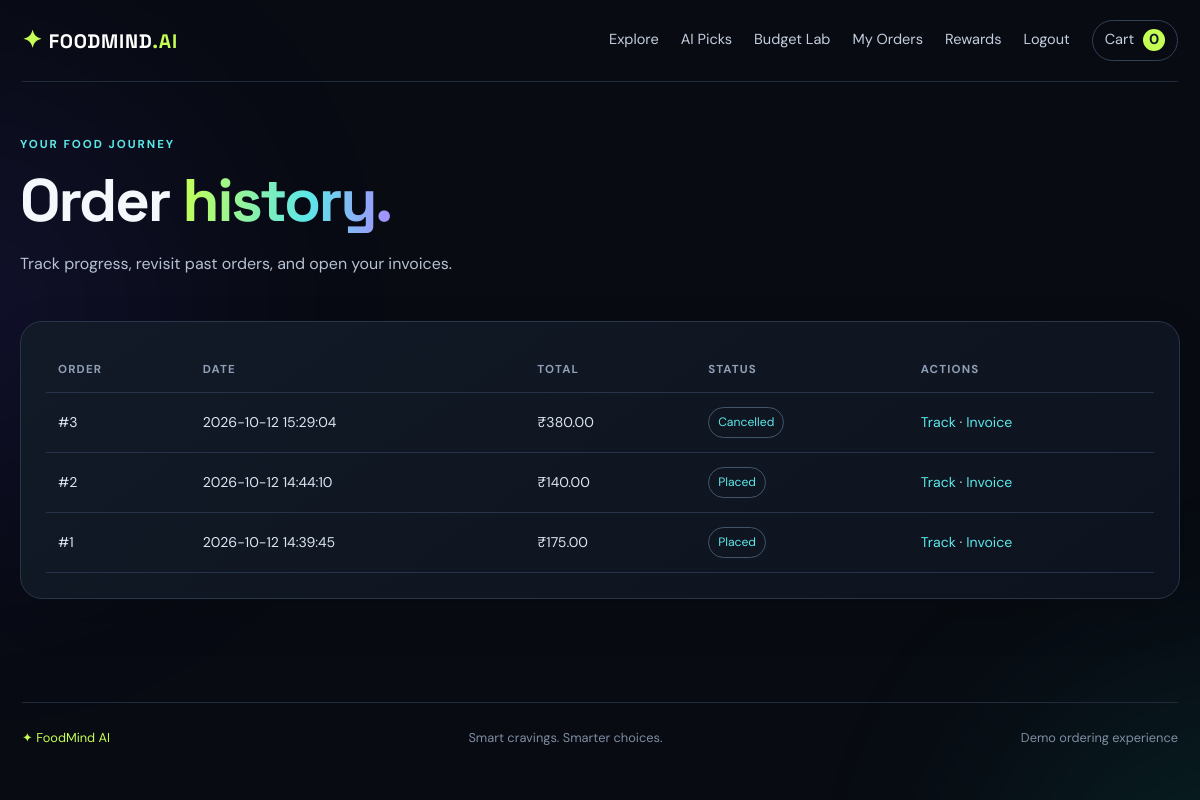
Page /orders (signed in) on the committed database.
### tables this page shows
CREATE TABLE orders (
          id INTEGER PRIMARY KEY AUTOINCREMENT, user_id INTEGER NOT NULL,
          customer_name TEXT NOT NULL, phone TEXT NOT NULL, address TEXT NOT NULL,
          total REAL NOT NULL, status TEXT NOT NULL DEFAULT 'Placed',
          created_at TEXT NOT NULL DEFAULT CURRENT_TIMESTAMP,
          coupon TEXT NOT NULL DEFAULT '', discount REAL NOT NULL DEFAULT 0,
          points_earned INTEGER NOT NULL DEFAULT 0,
          FOREIGN KEY(user_id) REFERENCES users(id)
        );

### app.py (the view)
@app.route("/orders")
@login_required
def orders():
    with get_db() as db:
        rows=db.execute("SELECT * FROM orders WHERE user_id=? ORDER BY id DESC",(session["user_id"],)).fetchall()
    return render_template("orders.html",orders=rows)

### app.py (called while the page is built)
def get_db():
    conn = sqlite3.connect(DB_PATH, timeout=20)
    conn.row_factory = sqlite3.Row
    conn.execute("PRAGMA foreign_keys=ON")
    return conn

def login_required(fn):
    @wraps(fn)
    def wrapped(*a,**kw):
        if not session.get("user_id"):
            flash("Please sign in to continue.","info")
            return redirect(url_for("login", next=request.path))
        return fn(*a,**kw)
    return wrapped

@app.context_processor
def globals_for_templates():
    cart = session.get("cart", {})
    return {"cart_count":sum(int(v) for v in cart.values()), "current_user":session.get("user_name")}

### templates/orders.html
{% extends "base.html" %}{% block title %}Order history — FoodMind AI{% endblock %}{% block content %}<div class="page-head"><div class="eyebrow">YOUR FOOD JOURNEY</div><h1>Order <span class="gradient-text">history.</span></h1><p>Track progress, revisit past orders, and open your invoices.</p></div>{% if orders %}<div class="panel table-wrap"><table><thead><tr><th>Order</th><th>Date</th><th>Total</th><th>Status</th><th>Actions</th></tr></thead><tbody>{% for o in orders %}<tr><td>#{{ o.id }}</td><td>{{ o.created_at }}</td><td>₹{{ '%.2f'|format(o.total) }}</td><td><span class="status">{{ o.status }}</span></td><td><a href="{{ url_for('order_detail',order_id=o.id) }}">Track</a> · <a href="{{ url_for('invoice',order_id=o.id) }}">Invoice</a></td></tr>{% endfor %}</tbody></table></div>{% else %}<div class="empty panel"><div>📦</div><h2>No orders yet</h2><a class="btn primary" href="{{ url_for('index') }}">Discover the menu</a></div>{% endif %}{% endblock %}

### templates/base.html (shortened to what this page needs)
<!doctype html>
<html lang="en"><head><meta charset="utf-8"><meta name="viewport" content="width=device-width,initial-scale=1">
<title>{% block title %}FoodMind AI{% endblock %}</title><link rel="stylesheet" href="{{ url_for('static',filename='style.css') }}"></head>
<body><div class="ambient ambient-a"></div><div class="ambient ambient-b"></div>
<header class="topbar"><a class="brand" href="{{ url_for('index') }}"><span class="brand-icon">✦</span> FOODMIND<span class="ai">.AI</span></a>
<nav><a href="{{ url_for('index') }}">Explore</a><a href="{{ url_for('recommendations') }}">AI Picks</a><a href="{{ url_for('budget') }}">Budget Lab</a>
{% if session.get('user_id') %}<a href="{{ url_for('orders') }}">My Orders</a><a href="{{ url_for('rewards') }}">Rewards</a>{% if session.get('is_admin') %}<a href="{{ url_for('admin_dashboard') }}">Admin</a>{% endif %}<a href="{{ url_for('logout') }}">Logout</a>{% else %}<a href="{{ url_for('login') }}">Sign in</a><a class="nav-cta" href="{{ url_for('register') }}">Join free</a>{% endif %}<a class="cart-link" href="{{ url_for('cart') }}">Cart <b>{{ cart_count }}</b></a></nav></header>
<main class="container">
{% block content %}{% endblock %}</main><footer><span>✦ FoodMind AI</span><span>Smart cravings. Smarter choices.</span><span>Demo ordering experience</span></footer></body></html>

### static/style.css (style rules this page uses)
:root { --bg:#080b12;--panel:#101622;--panel2:#141d2c;--line:#243047;--text:#f4f7fb;--muted:#9aa8bc;--lime:#c5ff54;--cyan:#5ce7e8;--purple:#a88bff;--danger:#ff7e93;--radius:22px }
* { box-sizing:border-box }
html { scroll-behavior:smooth }
body { margin:0;background:var(--bg);color:var(--text);font-family:'DM Sans',sans-serif;line-height:1.55;overflow-x:hidden }
a { color:var(--cyan);text-decoration:none }
h1,h2,h3,.brand { font-family:'Space Grotesk',sans-serif;line-height:1.1;letter-spacing:-.035em }
h1 { font-size:clamp(2.7rem,6vw,5.5rem);margin:14px 0 18px }
p { color:#b6c1d1 }
.container { width:min(1180px,calc(100% - 40px));margin:0 auto;min-height:70vh }
.ambient { position:fixed;width:420px;height:420px;border-radius:50%;filter:blur(130px);opacity:.12;pointer-events:none;z-index:-1 }
.ambient-a { background:#5c40ff;top:100px;left:-240px }
.ambient-b { background:#00d8be;right:-240px;top:700px }
.topbar { width:min(1320px,calc(100% - 44px));margin:auto;min-height:82px;display:flex;align-items:center;justify-content:space-between;border-bottom:1px solid #202a3b;gap:20px }
.brand { color:white;font-weight:700;font-size:1.22rem;letter-spacing:.04em;white-space:nowrap }
.brand-icon { color:var(--lime);font-size:1.5rem }
.ai { color:var(--lime) }
nav { display:flex;align-items:center;gap:22px;flex-wrap:wrap }
nav a { font-size:.91rem;color:#c4cede }
.cart-link { border:1px solid #334158;border-radius:999px;padding:8px 12px }
.cart-link b { display:inline-grid;place-items:center;background:var(--lime);color:#111827;border-radius:50%;width:22px;height:22px;margin-left:5px }
.eyebrow { font-size:.72rem;letter-spacing:.17em;font-weight:700;color:var(--cyan);text-transform:uppercase }
.gradient-text { background:linear-gradient(95deg,var(--lime),var(--cyan) 60%,var(--purple));-webkit-background-clip:text;background-clip:text;color:transparent }
.page-head { padding:54px 0 28px }
.page-head h1 { font-size:clamp(2.5rem,5vw,4.5rem) }
.page-head p { max-width:680px }
.panel { background:linear-gradient(145deg,#121a27,#0d131e);border:1px solid #29364a;border-radius:var(--radius);padding:25px;box-shadow:0 16px 45px #0002 }
.table-wrap { overflow-x:auto }
.table-wrap table,.invoice table { width:100%;border-collapse:collapse;font-size:.88rem }
th { text-align:left;color:#8f9fb6;font-size:.72rem;letter-spacing:.1em;text-transform:uppercase }
td,th { padding:14px 12px;border-bottom:1px solid #263348;white-space:nowrap }
td { color:#dce5f1 }
.status { display:inline-block;padding:5px 9px;border:1px solid #40556a;border-radius:999px;font-size:.76rem;color:var(--cyan) }
footer { width:min(1320px,calc(100% - 44px));margin:60px auto 0;border-top:1px solid #202a3b;padding:25px 0;display:flex;justify-content:space-between;gap:15px;color:#7e8da3;font-size:.8rem }
footer span:first-child { color:var(--lime) }

### rows in the picture
orders: id "3", created_at "2026-10-12 15:29:04", total "380.00", status "Cancelled"
orders: id "2", created_at "2026-10-12 14:44:10", total "140.00", status "Placed"
orders: id "1", created_at "2026-10-12 14:39:45", total "175.00", status "Placed"

### other values in the picture
{{ cart_count }} "0"
